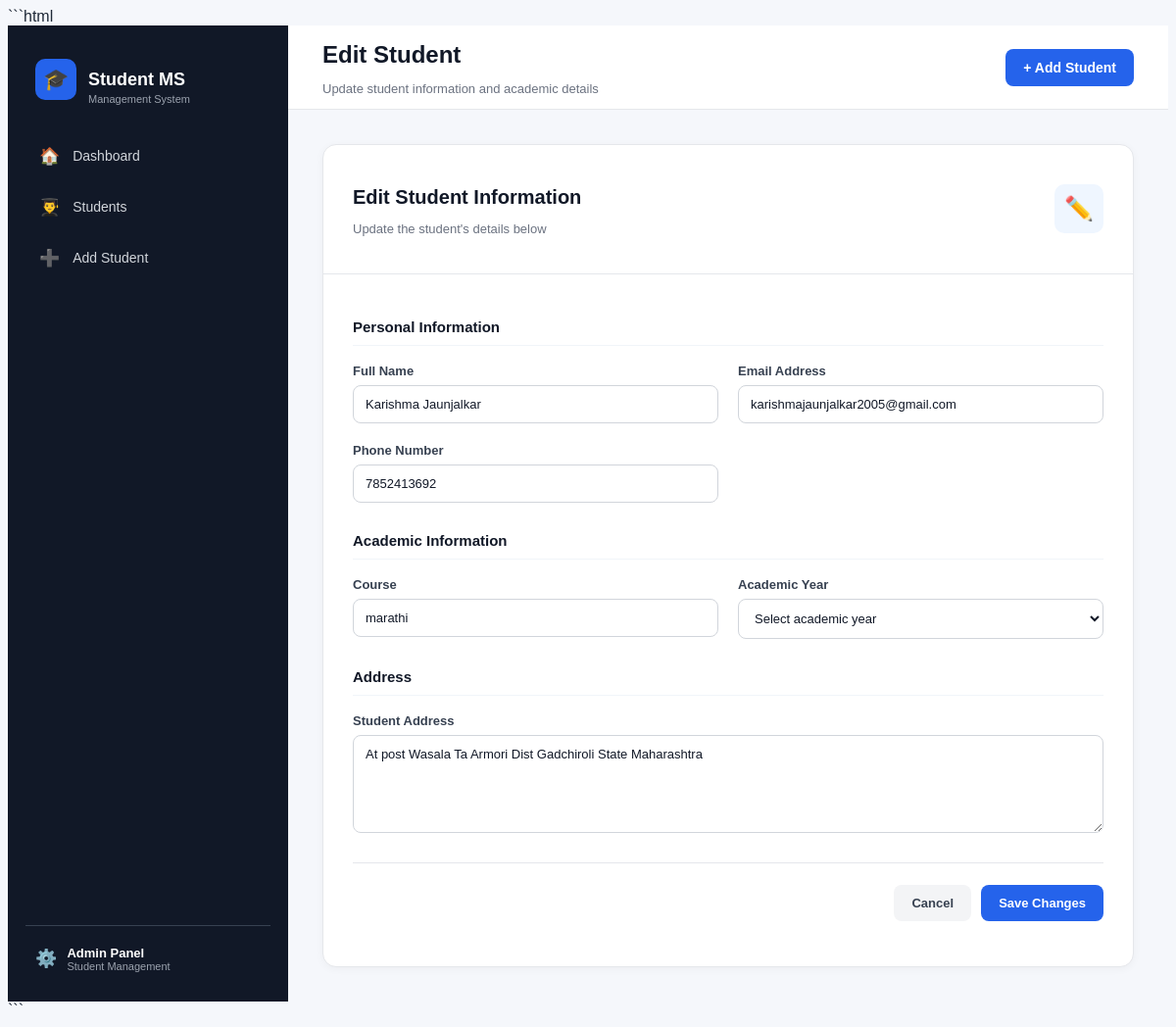
Page /edit-student/4 on the committed database.
### tables this page shows
CREATE TABLE students (
            id INTEGER PRIMARY KEY AUTOINCREMENT,
            name TEXT NOT NULL,
            email TEXT NOT NULL,
            phone TEXT,
            course TEXT,
            year INTEGER,
            address TEXT
        );

### app.py (the view, shortened to what this page needs)
@app.route("/edit-student/<int:student_id>", methods=["GET", "POST"])
def edit_student(student_id):
    student = get_student(student_id)
    if student is None:
        return "Student not found"
    return render_template(
        "edit_student.html",
        student=student
    )

### database.py (called while the page is built)
def get_student(student_id):
    connection = sqlite3.connect("students.db")
    cursor = connection.cursor()
    cursor.execute(
        "SELECT * FROM students WHERE id = ?",
        (student_id,)
    )
    student = cursor.fetchone()
    connection.close()
    return student

### templates/edit_student.html (shortened to what this page needs)
{% extends "base.html" %}
{% block page_title %}
Edit Student
{% endblock %}
{% block page_subtitle %}
Update student information and academic details
{% endblock %}
{% block content %}
<div class="form-page">
    <div class="form-card">
        <div class="form-card-header">
            <div>
                <h2>Edit Student Information</h2>
                <p>Update the student's details below</p>
            </div>
            <div class="form-header-icon">
                ✏️
            </div>
        </div>
        <form method="POST">
            <div class="form-section">
                <h3>Personal Information</h3>
                <div class="form-grid">
                    <div class="form-group">
                        <label for="name">
                            Full Name
                        </label>
                        <input
                            type="text"
                            id="name"
                            name="name"
                            value="{{ student[1] }}"
                            placeholder="Enter student's full name"
                            required
                        >
                    </div>
                    <div class="form-group">
                        <label for="email">
                            Email Address
                        </label>
                        <input
                            type="email"
                            id="email"
                            name="email"
                            value="{{ student[2] }}"
                            placeholder="student@example.com"
                            required
                        >
                    </div>
                    <div class="form-group">
                        <label for="phone">
                            Phone Number
                        </label>
                        <input
                            type="text"
                            id="phone"
                            name="phone"
                            value="{{ student[3] }}"
                            placeholder="Enter phone number"
                        >
                    </div>
                </div>
            </div>
            <div class="form-section">
                <h3>Academic Information</h3>
                <div class="form-grid">
                    <div class="form-group">
                        <label for="course">
                            Course
                        </label>
                        <input
                            type="text"
                            id="course"
                            name="course"
                            value="{{ student[4] }}"
                            placeholder="e.g. Computer Science"
                            required
                        >
                    </div>
                    <div class="form-group">
                        <label for="year">
                            Academic Year
                        </label>
                        <select
                            id="year"
                            name="year"
                            required
                        >
                            <option value="">
                                Select academic year
                            </option>
                        </select>
                    </div>
                </div>
            </div>
            <div class="form-section">
                <h3>Address</h3>
                <div class="form-group">
                    <label for="address">
                        Student Address
                    </label>
                    <textarea
                        id="address"
                        name="address"
                        rows="4"
                        placeholder="Enter student's address"
                    >{{ student[6] }}</textarea>
                </div>
            </div>
            <div class="form-actions">
                <a
                    href="/students"
                    class="cancel-button"
                >
                    Cancel
                </a>
                <button
                    type="submit"
                    class="save-button"
                >
                    Save Changes
                </button>
            </div>
        </form>
    </div>
</div>
{% endblock %}

### static/style.css (style rules this page uses)
body { font-family: Arial, sans-serif; background-color: #f5f7fb; color: #1f2937; }
.form-page { max-width: 950px; margin: 0 auto; }
.form-card { background-color: white; border: 1px solid #e5e7eb; border-radius: 14px; box-shadow: 0 2px 8px rgba(0, 0, 0, 0.04); overflow: hidden; }
.form-card-header { padding: 25px 30px; border-bottom: 1px solid #e5e7eb; display: flex; align-items: center; justify-content: space-between; }
.form-card-header h2 { color: #111827; font-size: 20px; margin-bottom: 5px; }
.form-card-header p { color: #6b7280; font-size: 13px; }
.form-header-icon { width: 50px; height: 50px; background-color: #eff6ff; border-radius: 10px; display: flex; align-items: center; justify-content: center; font-size: 24px; }
.form-card form { padding: 30px; }
.form-section { margin-bottom: 30px; }
.form-section h3 { color: #111827; font-size: 15px; margin-bottom: 18px; padding-bottom: 10px; border-bottom: 1px solid #f1f5f9; }
.form-grid { display: grid; grid-template-columns: repeat(2, 1fr); gap: 20px; }
.form-group { display: flex; flex-direction: column; }
.form-group label { color: #374151; font-size: 13px; font-weight: 600; margin-bottom: 7px; }
.form-group input, .form-group select, .form-group textarea { width: 100%; border: 1px solid #d1d5db; border-radius: 8px; padding: 11px 12px; font-family: inherit; font-size: 13px; color: #111827; background-color: white; outline: none; transition: 0.2s; }
.form-group input::placeholder, .form-group textarea::placeholder { color: #9ca3af; }
.form-group select { cursor: pointer; }
.form-group textarea { resize: vertical; min-height: 100px; }
.form-actions { display: flex; justify-content: flex-end; gap: 10px; border-top: 1px solid #e5e7eb; padding-top: 22px; margin-top: 25px; }
.cancel-button, .save-button { padding: 11px 18px; border-radius: 8px; font-size: 13px; font-weight: 600; cursor: pointer; text-decoration: none; transition: 0.2s; }
.cancel-button { background-color: #f3f4f6; color: #374151; }
.save-button { border: none; background-color: #2563eb; color: white; }

### rows in the picture
students: name "Karishma Jaunjalkar", email "karishmajaunjalkar2005@gmail.com", phone "7852413692", course "marathi", address "At post Wasala Ta Armori Dist Gadchiroli State Maharashtra"
